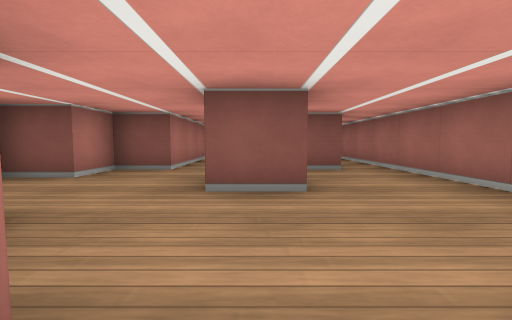
View 1 (above)

15 first-person views from a walk through a cub3D maze. The camera is about half as high as the walls, tilts 4° down and sees 90° across. The floor is counted in squares. Each view is taken from the middle of a square. On the plan, view 1 faces up. The plan holds only what a view shows up to about 9 squares ahead; the rest is blank.

View 2
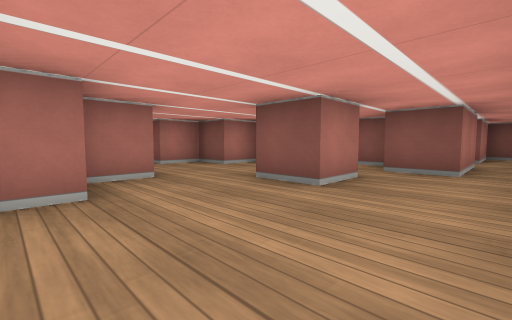

View 3
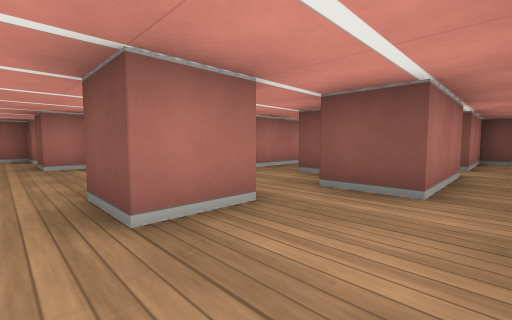

View 4
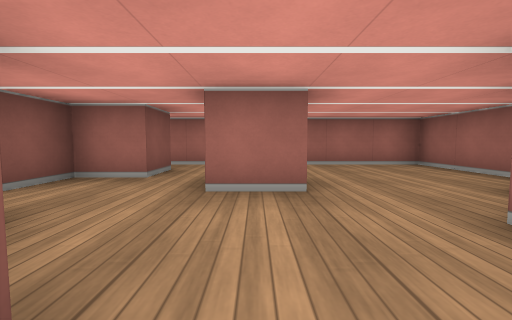

View 5
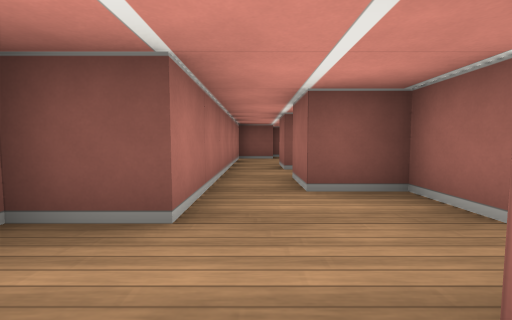

View 6
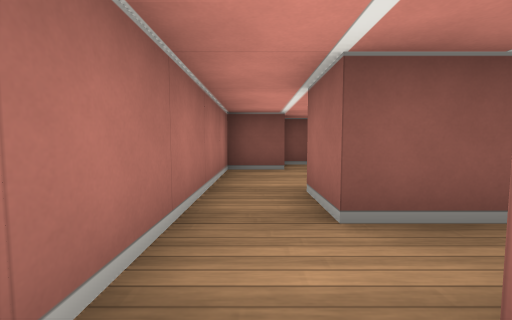

View 7
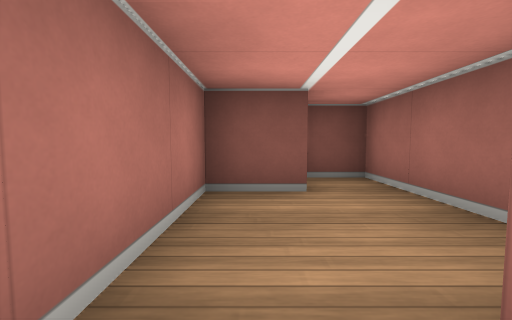

View 8
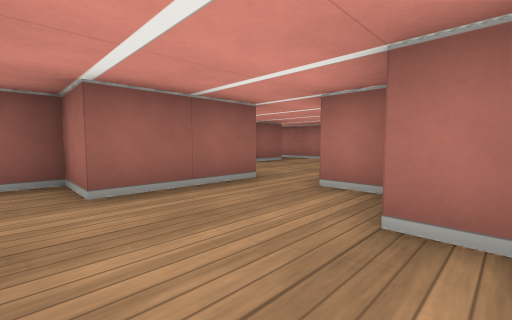

View 9
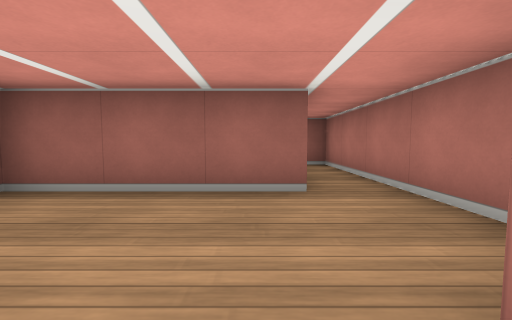

View 10
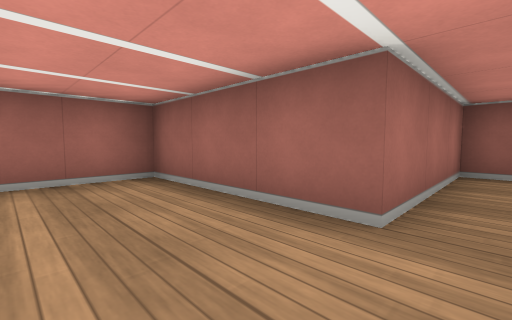

View 11
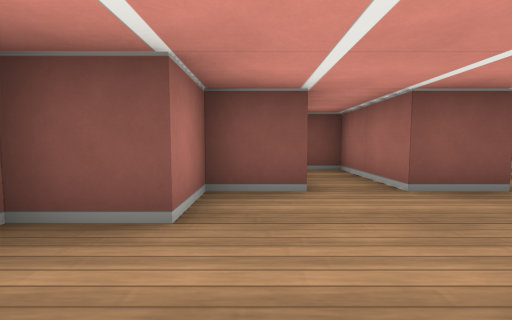

View 12
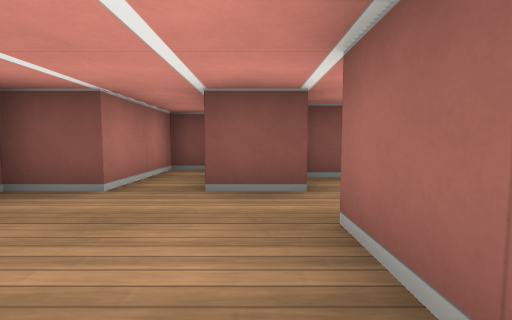

View 13
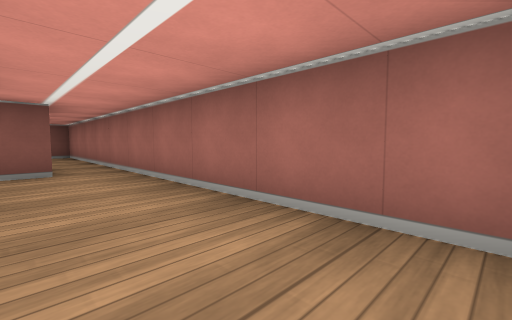

View 14
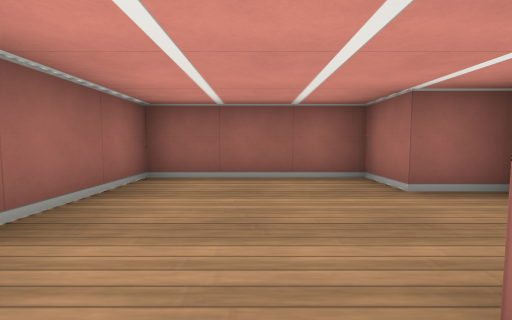

View 15
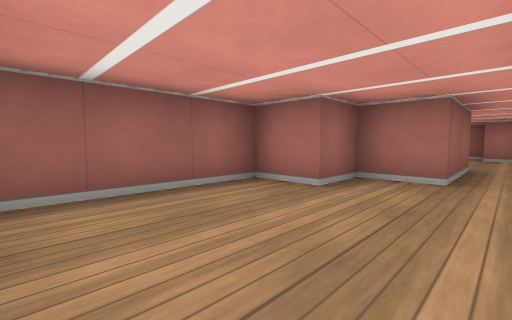

### Floor plan
Ten units are one square. View 1 is at (0, 0); x grows to the right and y downward. Boxes are objects, and circles mark ways between rooms. Rooms are numbered by the first view taken in them; rooms with no view inside come last. Other rooms are left out.
<svg viewBox="-80 -120 110 160">
<path fill="none" stroke="#000" d="M5 -36 5 -25 -5 -25 -5 -35M15 -66 15 -45 5 -45 5 -55 -5 -55 -5 -65M-25 -15 -15 -15 -15 -5 -5 -5 -5 5 25 5 25 -65M15 -75 -5 -75 -5 -85M-15 -85 -15 -45 -25 -45 -25 -35 -35 -35 -35 -25M-35 -25 -45 -25 -45 -45 -55 -45 -55 -25 -65 -25 -65 -15 -75 -15 -75 35 -65 35 -65 5 -35 5 -35 -15 -25 -15M-4 -105 -15 -105 -15 -85M5 -95 5 -115 -5 -115M25 -65 25 -95 15 -95 15 -75"/>
<circle cx="-30" cy="-20" r="3" fill="#2a7"/>
<circle cx="-10" cy="-80" r="3" fill="#2a7"/>
<circle cx="20" cy="-55" r="3" fill="#2a7"/>
<circle cx="5" cy="-70" r="3" fill="#2a7"/>
<text x="0" y="-40">1</text>
<text x="-50" y="-10">2</text>
<text x="0" y="-100">3</text>
<text x="20" y="-80">4</text>
</svg>
Room 1 opens to room 2. Room 1 opens to room 3. Room 1 opens to room 4.

Where each view was taken, in squares from view 1:
view 1: 0 up, 0 right, facing up
view 2: 0 up, 2 right, facing up-left
view 3: 2 up, 2 right, facing up-left
view 4: 3 up, 3 left, facing right
view 5: 3 up, 1 left, facing up
view 6: 6 up, 1 left, facing up
view 7: 8 up, 1 left, facing up
view 8: 4 up, 1 left, facing down-left
view 9: 2 up, 6 left, facing down
view 10: 1 up, 7 left, facing down-right
view 11: 0 up, 6 left, facing up
view 12: 0 up, 4 left, facing up
view 13: 0 up, 1 right, facing up-right
view 14: 3 up, 1 right, facing down
view 15: 2 up, 2 right, facing down-left
